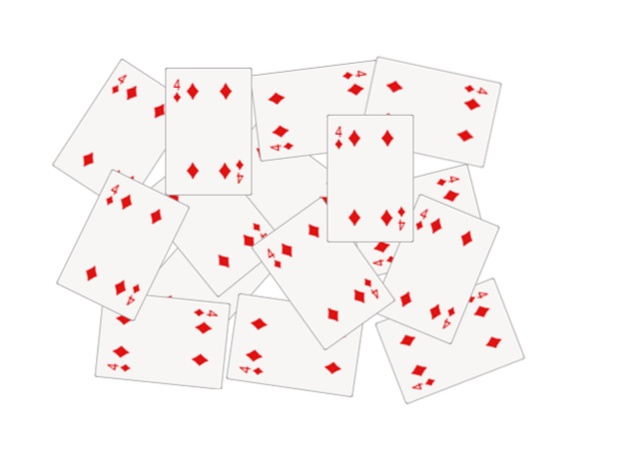
//> input picture TEST_1/456.jpg, 625 x 466 px
$ ./main   (built with g++ and OpenCV 4)
//> lines starting //> are read from the running program, lines starting //| are printed output that depends on the picture; after the words box and inside, x2 and y2 are one past the last pixel; in counts of white or black regions, pixels touching at a corner belong together
#include<opencv2/opencv.hpp>
#include<opencv2/highgui.hpp>
#include <iostream>

using namespace cv;
using namespace std;

Mat src,dst,gray,two,src_8uc3;
Mat laplacian_,sharp,distance_,dist_8u,contours_;
int main()
{
	src=imread("456.jpg",IMREAD_UNCHANGED);
//> src is the input picture: 466 rows x 625 cols, CV_8UC3; mean B, G, R 244.9, 245.5, 250

	two=imread("two.jpg",IMREAD_UNCHANGED);
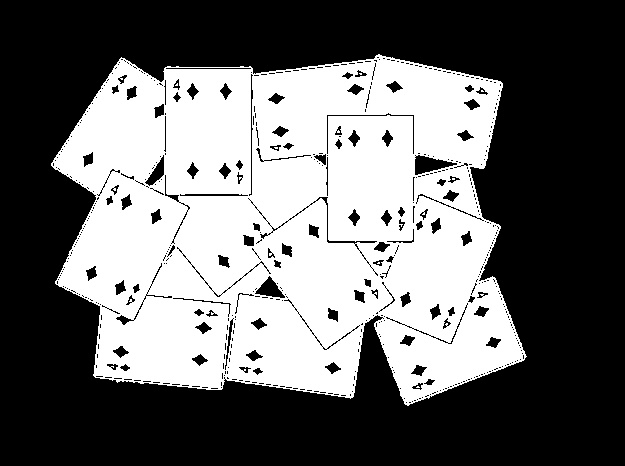
//> input picture TEST_1/two.jpg, 625 x 466 px
//> two is the input picture: 466 rows x 625 cols, CV_8UC1; min 0, max 255, mean 105.6
	Mat dist;
	distanceTransform(two,dist,DIST_L2,3);
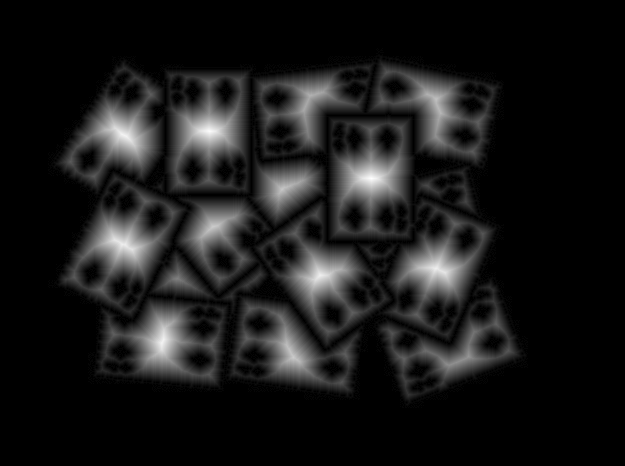
//> dist: 466 rows x 625 cols, CV_32FC1; min 0, max 37.19, mean 3.7; drawn with min black and max white
	normalize(dist,dist,0,1.,NORM_MINMAX);
	threshold(dist,dist,0.4,1,THRESH_BINARY);
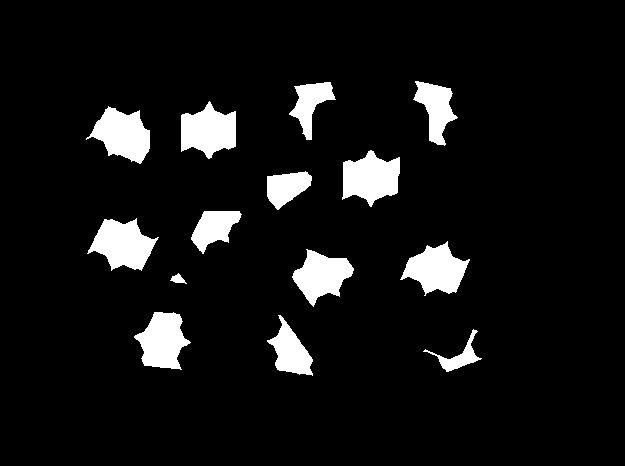
//> dist: 466 rows x 625 cols, CV_32FC1; values 0 (black) and 1 (white), 7.6% white; 14 white regions, largest, box (x1, y1, x2, y2) and area: (87, 218, 159, 271) 2233, (342, 150, 400, 207) 2202, (86, 106, 150, 164) 2176
	imshow("dist",dist);

	dist.convertTo(dist_8u,CV_8U);
//> dist_8u: 466 rows x 625 cols, CV_8UC1; values 0 (black) and 1 (white), 7.6% white; 14 white regions
	imshow("dist_8u",dist_8u);

	vector<vector<Point>> contours;
	findContours(dist_8u,contours,RETR_EXTERNAL,CHAIN_APPROX_SIMPLE);
//> contours = 14 contours; largest, box (x1, y1, x2, y2) and area: (87, 218, 159, 271) 2134, (342, 150, 400, 207) 2104, (86, 106, 150, 164) 2081, (181, 101, 236, 159) 2058, (400, 241, 470, 296) 2017


	Mat markers=Mat::zeros(dist.size(),CV_32SC1);
	for(int i = 0 ;i<contours.size();i++)
	{
		drawContours(markers,contours,i,Scalar(255,255,255),-1);
	}
//> this loop made 14 passes
	circle(markers,Point(5,5),3,Scalar(255,255,255),-1);

	Mat ABC;
	markers.convertTo(ABC,CV_8U);
	imshow("ABC",ABC);

	//cout<<CV_32SC1<<endl<<markers.type();

	watershed(src,markers);
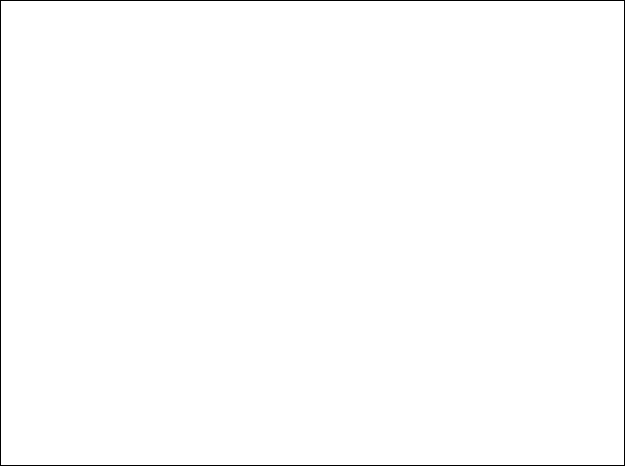
//> markers: 466 rows x 625 cols, CV_32SC1; values -1 (black) and 255 (white), 99.3% white; black in thin lines or dots
	Mat mark;
	markers.convertTo(mark,CV_8U);
//> mark: 466 rows x 625 cols, CV_8UC1; 99.3% white; black in thin lines or dots
	//bitwise_not(mark,mark);
	// normalize(mark,mark,0,255,NORM_MINMAX);
	imshow("mark",mark);
	waitKey(0);
	return 0;
}
